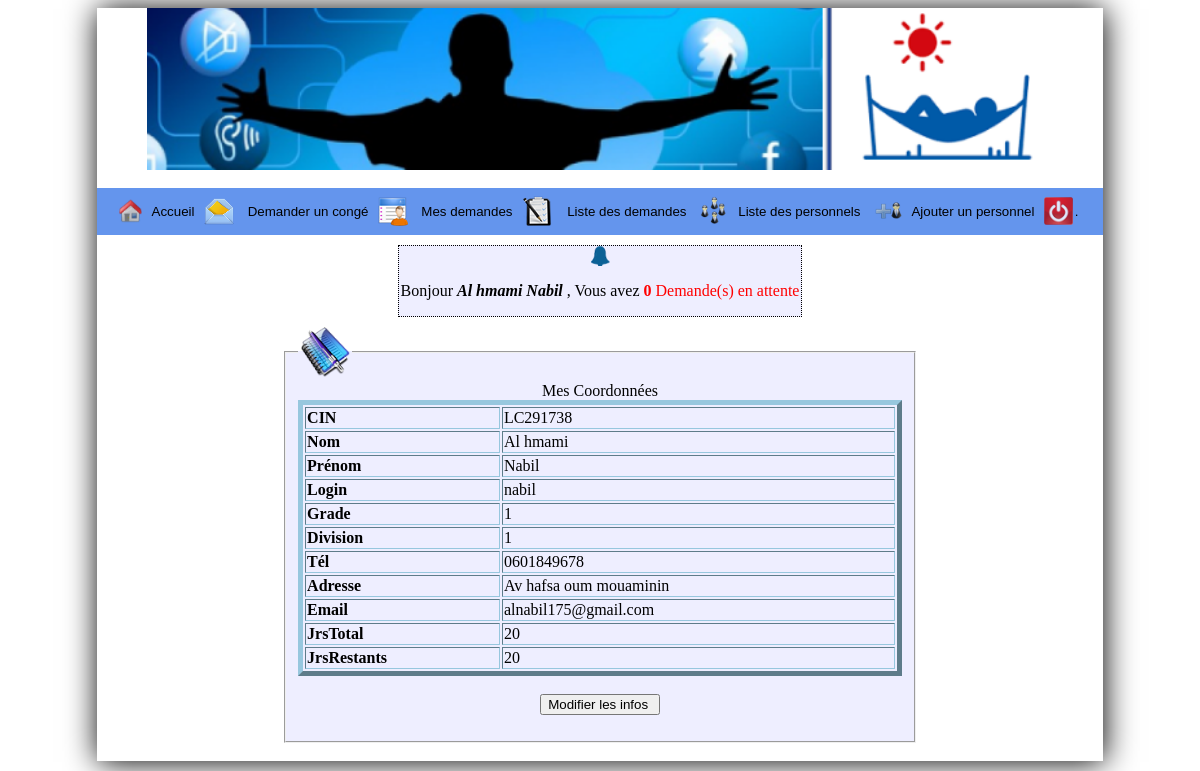
The page /index.php (signed in) on the database its author committed.
### tables this page shows
CREATE TABLE IF NOT EXISTS `personnel` (
  `cin` varchar(10) NOT NULL,
  `nom` varchar(255) NOT NULL,
  `prenom` varchar(255) NOT NULL,
  `grade` varchar(255) NOT NULL,
  `division` varchar(255) NOT NULL,
  `tel` varchar(12) NOT NULL,
  `adresse` text NOT NULL,
  `jourstot` int(2) NOT NULL,
  `joursrest` int(2) NOT NULL,
  `login` varchar(255) NOT NULL,
  `pass` varchar(255) NOT NULL,
  `admin` int(1) NOT NULL,
  `email` text NOT NULL,
  PRIMARY KEY (`cin`),
  UNIQUE KEY `cin` (`cin`)
);

### config.php (called while the page is built, shortened)
<?php
function InfosPersonnel($id){
connexionBdd($bdd);
$req=$bdd->query('SELECT * FROM personnel WHERE cin=\'' . strtoupper(htmlspecialchars(trim($id))). '\'');
$rep=$req->fetch();
return $rep;
}
?>

### index.php (the view, shortened to what this page needs)
<html>
<head>
	<link href="css/styleindex.css" rel="stylesheet">
</head>
<body>
	<div class="container">
		<?php include_once('header.php'); ?>
		<?php
		if (isset($_SESSION['cin']) & isset($_SESSION['login'])) {
			$infos = InfosPersonnel($_SESSION['cin']);
			echo "
<fieldset><legend><img src=\"images/dd3.png\"></legend>
<table border=\"5\" cellspacing=\"2\" style=\"text-align:left\" >
<caption> Mes Coordonnées  </caption>
<tr><th>CIN</th><td>" . $_SESSION['cin'] . "</td></tr>
<tr><th>Nom</th><td>" . $_SESSION['nom'] . "</td></tr>
<tr><th>Prénom</th><td>" . $infos['prenom'] . "</td></tr>
<tr><th>Login</th><td>" . $infos['login'] . "</td></tr>
<tr><th>Grade</th><td>" . $infos['grade'] . "</td></tr>
<tr><th>Division</th><td>" . $infos['division'] . "</td></tr>
<tr><th>Tél</th><td>" . $infos['tel'] . "</td></tr>
<tr><th>Adresse</th><td>" . $infos['adresse'] . "</td></tr>
<tr><th>Email</th><td>" . $infos['email'] . "</td></tr>
<tr><th>JrsTotal</th><td>" . $infos['jourstot'] . "</td></tr>
<tr><th>JrsRestants </th><td>" . $infos['joursrest'] . "</td></tr>
</table>
<form action=\"modifierMesInfos.php\" method=\"post\">
<br>
    <input type=\"submit\" value=\"Modifier les infos \" >
</form>
</fieldset>
</body>
";
		} else {
			header('Location: Connection.php');
		}
		?><br>
</body>
</html>

### css/styleindex.css (style rules this page uses)
.container { box-shadow: 1px 1px 30px black; width: 85%; margin-left: auto; margin-right: auto; }
body { background-color: rgb(255, 255, 255); }
fieldset { background-color: #EEF; margin-top: 1%; margin-left: auto; margin-right: auto; width: 60%; }
table { width: 100%; height: 30%; }
form { text-align: center; }
table { border-color: rgb(151, 199, 222); }

### rows shown on the page
personnel: prenom "Nabil", login "nabil", grade "1", division "1", tel "0601849678", adresse "Av hafsa oum mouaminin", email "alnabil175@gmail.com", jourstot "20", joursrest "20"

### other values the page prints
$_SESSION['nom'] "Al hmami"
$_SESSION['prenom'] "Nabil"
$val "0"
$_SESSION['cin'] "LC291738"
